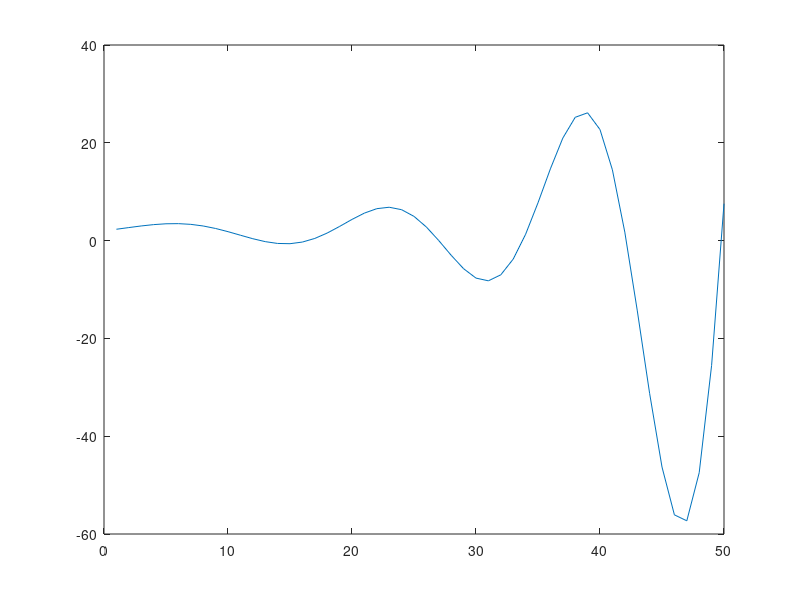

MATLAB code to generate this figure:
function data=Chapter6_3_solveIntMain()
a=.2:.2:10;
for i=1:length(a)
    str=['x.^',num2str(a(i)),'.*sin(',num2str(a(i)),'*x)+2'];
    f=inline(str,'x');
    data(i)=quadl(f,1,2);
end
plot(data)

